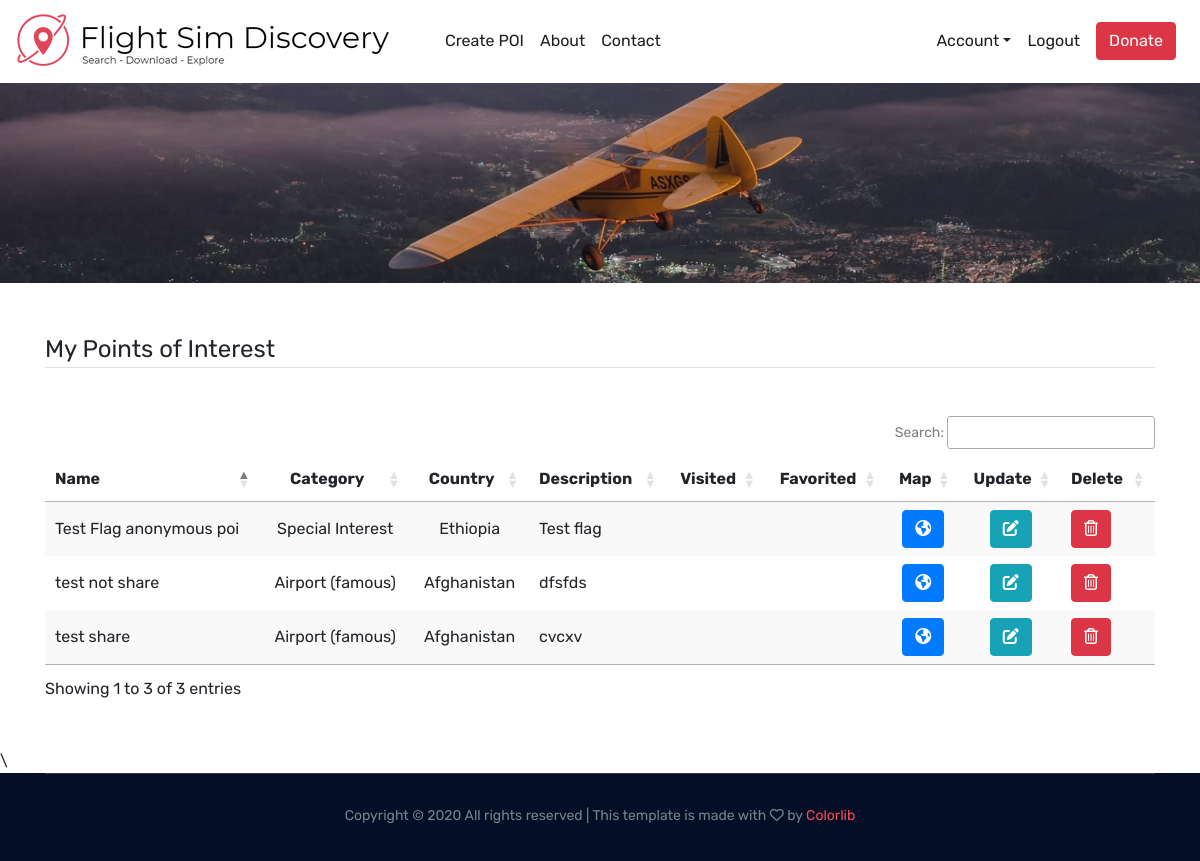
/user_pois (signed in), run on an earlier commit of the app's database.
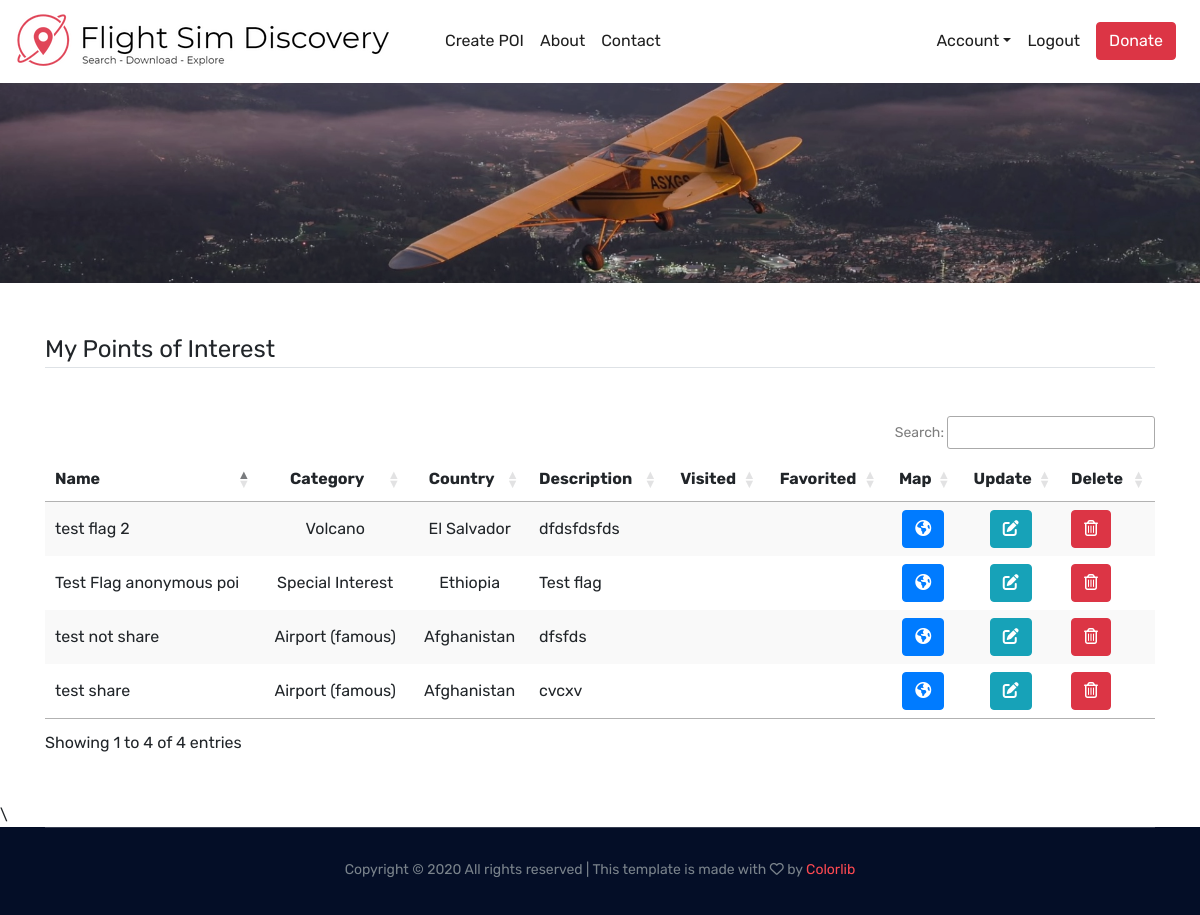
And on a later commit of the database.
### flightsimdiscovery/models.py (models this page shows, shortened)
class Pois(db.Model):
    id = db.Column(db.Integer, primary_key=True)
    user_id = db.Column(db.Integer, db.ForeignKey('user.id'), nullable=False)
    name = db.Column(db.String(50), unique=True, nullable=False)
    latitude = db.Column(db.FLOAT, unique=False, nullable=False)
    longitude = db.Column(db.FLOAT, unique=False, nullable=False)
    region = db.Column(db.String(20), unique=False, nullable=False)
    country = db.Column(db.String(60), unique=False, nullable=False)
    category = db.Column(db.String(20), unique=False, nullable=False)
    description = db.Column(db.Text, nullable=True)
    nearest_icao_code = db.Column(db.String(4), nullable=True)
    date_posted = db.Column(db.DateTime, nullable=False, default=datetime.utcnow)
    share = db.Column(db.Boolean(), nullable=False, default=True)
    flag = db.Column(db.Boolean(), nullable=False, default=False)

### flightsimdiscovery/users/routes.py (the view)
@users.route("/user_pois")
@login_required
def user_pois():
    print(current_user.id)
    user_pois_with_additional_data = get_user_pois_dict_inc_favorites_visited(current_user.id, True)
    return render_template('user_pois.html', user_pois=user_pois_with_additional_data)

### flightsimdiscovery/models.py (called while the page is built)
@login_manager.user_loader
def load_user(user_id):
    return User.query.get(int(user_id))

### flightsimdiscovery/pois/utils.py (called while the page is built)
def getTickImageBasedOnState(state):
    if state:
        return "fas fa-check"
    else:
        return ""

### flightsimdiscovery/users/utitls.py (called while the page is built)
def get_pois_id_list(poi_id_list):
    id_list = []
    for poi_id in poi_id_list:
        id_list.append(poi_id.poi_id)
    return id_list

### flightsimdiscovery/templates/user_pois.html (shortened to what this page needs)
{% extends "base.html" %}
{% block content %}
<div class="bradcam_area register_bg">
</div>
<div class="container">
    <div class="user_pois_section my-5">
        <div class="db_table_area">
            <legend class="border-bottom mb-5">My Points of Interest</legend>
            <table id="account_poi_datatable" class="stripe">
                <thead class="">
                <tr>
                    <th scope="col">Name</th>
                    <th scope="col">Category</th>
                    <th scope="col">Country</th>
                    <th scope="col">Description</th>
                    <th scope="col">Visited</th>
                    <th scope="col">Favorited</th>
                    <th scope="col">Map</th>
                    <th scope="col">Update</th>
                    <th scope="col">Delete</th>
                </tr>
                </thead>
                <tbody>
                {% for poi in user_pois %}
                <tr>
                    <td>{{poi.name}}</td>
                    <td>{{poi.category}}</td>
                    <td>{{poi.country}}</td>
                    <td>{{poi.description}}</td>
                    <td><i class="{{poi.visited}}"></i></td>
                    <td><i class="{{poi.favorited}}"></i></td>
                    <td><a href="/{{poi.location}}" class="btn btn-primary" onclick="this.form.submit()" role="button"
                           aria-disabled="true"><i class="fas fa-globe-americas"></i></a></td>
                    <td><a href="/poi/{{poi.id}}/update" class="btn btn-info" role="button" aria-disabled="true"><i
                            class="fas fa-edit"></i></a></td>
                    <td>
                        <button type="button" class="open_delete_modal btn btn-danger" data-id="{{poi.id}}"
                                data-toggle="modal" data-target="#deleteModal"><i class="far fa-trash-alt"></i></button>
                    </td>
                </tr>
                {% endfor %}
                </tbody>
            </table>
        </div>
    </div>
</div>
{% endblock content %}

### flightsimdiscovery/templates/base.html (shortened to what this page needs)
<!DOCTYPE html>
<html class="no-js" lang="zxx">
<head>
    <link rel="stylesheet" type="text/css" href="https://cdn.datatables.net/1.10.21/css/jquery.dataTables.css">
    <link rel="stylesheet" href="{{ url_for('static', filename='css/bootstrap.min.css') }}">
    <link rel="stylesheet" href="{{ url_for('static', filename='css/owl.carousel.min.css') }}">
    <link rel="stylesheet" href="{{ url_for('static', filename='/css/themify-icons.css') }}">
    <link rel="stylesheet" href="{{ url_for('static', filename='/css/nice-select.css') }}">
    <link rel="stylesheet" href="{{ url_for('static', filename='/css/flaticon.css') }}">
    <link rel="stylesheet" href="{{ url_for('static', filename='/css/gijgo.css') }}">
    <link rel="stylesheet" href="{{ url_for('static', filename='/css/animate.css') }}">
    <link rel="stylesheet" href="{{ url_for('static', filename='/css/slick.css') }}">
    <link rel="stylesheet" href="{{ url_for('static', filename='/css/slicknav.css') }}">
    <link rel="stylesheet" href="https://ajax.googleapis.com/ajax/libs/jqueryui/1.11.2/themes/smoothness/jquery-ui.css">
    <link rel="stylesheet" href="{{ url_for('static', filename='/css/style.css') }}">
</head>
<body>
<div id="page-container">
    <div id="content-wrap">
        <header>
            <nav class="navbar navbar-expand-lg ">
                <a class="navbar-brand mr-5" href="{{ url_for('main.home') }}">
                    <img src="{{ url_for('static', filename='/img/logo.png') }}">
                </a>
                <div class="collapse navbar-collapse" id="navbarToggle">
                    <div class="navbar-nav mr-auto">
                        <a class="nav-item nav-link" href="{{ url_for('pois.new_poi') }}">Create POI</a>
                        <a class="nav-item nav-link" href="{{ url_for('main.about') }}">About</a>
                        <a class="nav-item nav-link" href="{{ url_for('main.contact') }}">Contact</a>
                    </div>
                    <div class="navbar-nav">
                        {% if current_user.is_authenticated %}
                        <li class="nav-item dropdown">
                            <a class="nav-link dropdown-toggle" href="#" data-toggle="dropdown" data-toggle="dropdown">Account</a>
                        </li>
                        <a class="nav-item nav-link" href="{{ url_for('users.logout') }}">Logout</a>
                        {% else %}
                        <a class="nav-item nav-link" href="{{ url_for('users.login') }}">Login</a>
                        <a class="nav-item nav-link" href="{{ url_for('users.register') }}">Register</a>
                        {% endif %}
                    </div>
                    <div class="main-menu">
                        <a href="https://www.paypal.com/cgi-bin/webscr?cmd=_s-xclick&hosted_button_id=3GQKFCMYM859N&source=url"
                           class="btn btn-danger mx-2" role="button" aria-disabled="true">Donate</a>
                    </div>
                </div>
            </nav>
        </header>
        <main role="main" class="container">
            <div class="row">
                <div class="col-md-12">
                </div>
            </div>
        </main>
        {% block content %}{% endblock %}
        <footer id="footer" class="footer">
            <div class="copy-right_text">
                <div class="container">
                    <div class="footer_border "></div>
                    <div class="row">
                        <div class="col-xl-12">
                            <p class="copy_right text-center">
                                Copyright &copy;
                                All rights reserved | This template is made with
                                <i class="fa fa-heart-o" aria-hidden="true"></i> by
                                <a href="https://colorlib.com" target="_blank">Colorlib</a>
                            </p>
                        </div>
                    </div>
                </div>
            </div>
        </footer>
        \
    </div>
</div>
</body>
</html>

What changed in the data, as far as the page shows it:
added Pois: name "test flag 2", category "Volcano", country "El Salvador", description "dfdsfdsfds"
Also different on the page:
text written by a page script: "Search: Showing 1 to 3 of 3 entries" → "Search: Showing 1 to 4 of 4 entries"
